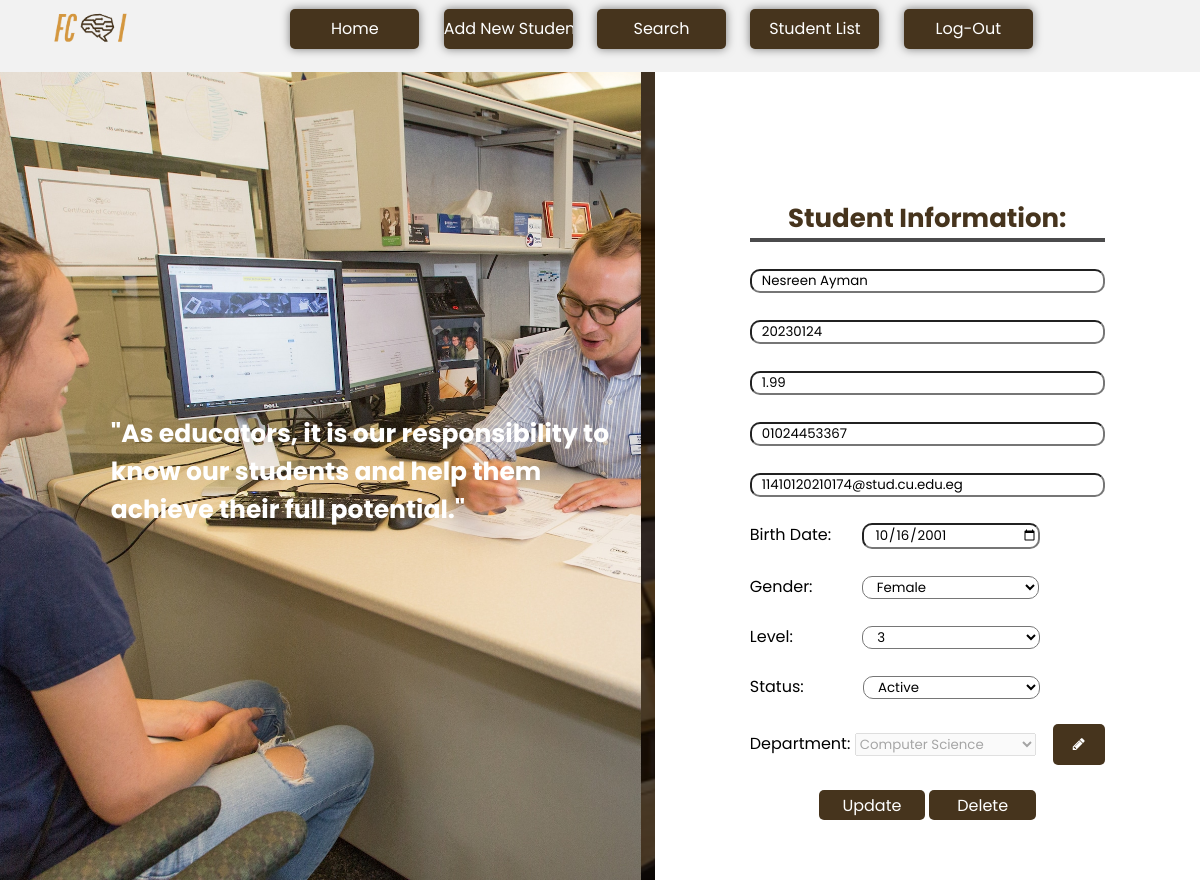
The page /StudentInfo/7/ on the database as committed earlier.
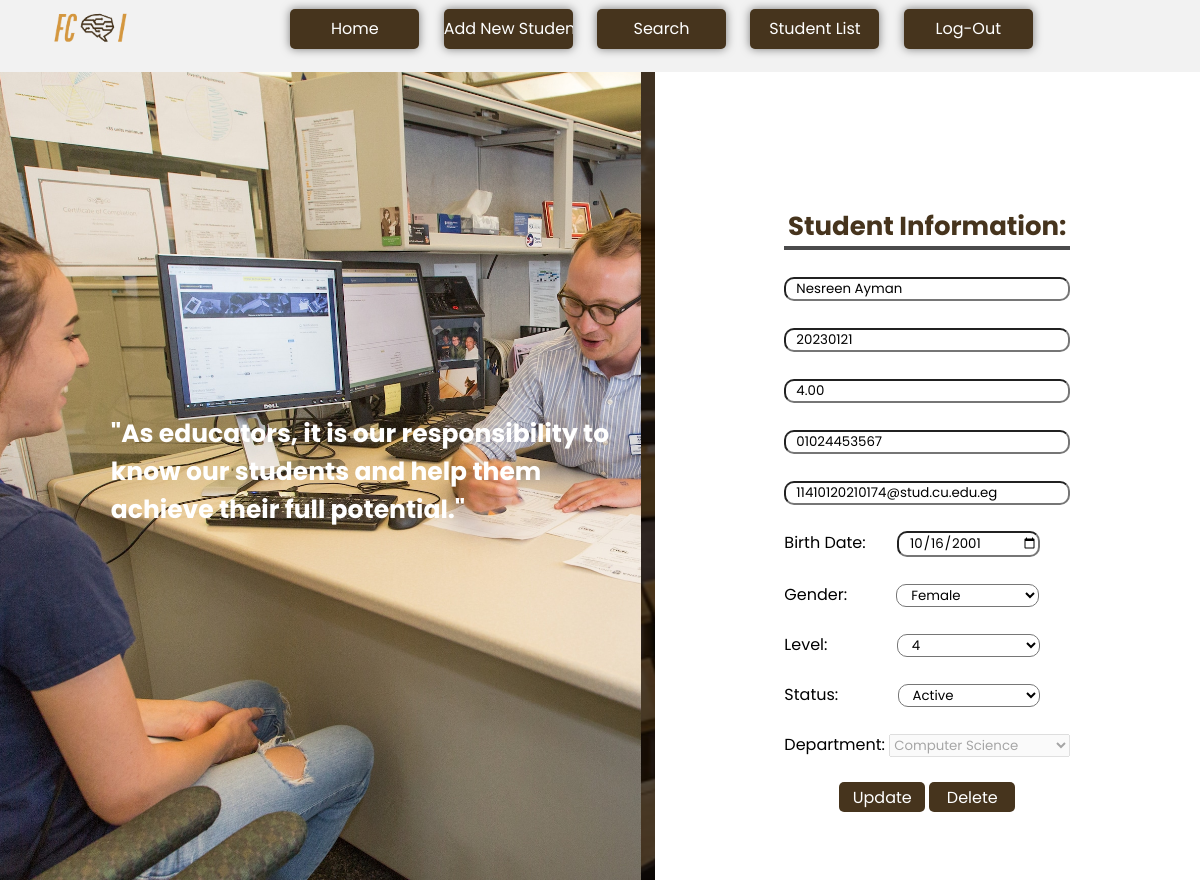
The same page on the database as committed later.
### Students/models.py (models this page shows, shortened)
class Student(models.Model):
    Gender_Choices=[
        ('Select Gender','Select Gender'),
        ('Male','Male'),
        ('Female','Female')
    ]
    Status_Choices=[
        ('Select Status','Select Status'),
        ('Active','Active'),
        ('Inactive','Inactive')
    ]
    Level_Choices=[
        ('Select Level','Select Level'),
        ('1','1'),
        ('2','2'),
        ('3','3'),
        ('4','4')
    ]
    Dept_Choices=[
        ('Select Dept','Select Dept'),
        ('General','General'),
        ('Computer Science', 'Computer Science'),
        ('Information Systems', 'Information Systems'),
        ('Artificial Intelligence', 'Artificial Intelligence'),
        ('Information Technology', 'Information Technology'),
        ('Data Scince','Data Scince'),
        ('CyberSecurity','CyberSecurity'),
        ('BioInformatics','BioInformatics'),
        ('Decision Support','Decision Support'),
        ('Scientific Computing','Scientific Computing')
    ]
    name = models.CharField(max_length=50)
    student_id = models.CharField(max_length=8, unique=True)
    gpa = models.DecimalField(max_digits=3, decimal_places=2)
    phone_number = models.CharField(max_length=11)
    email = models.EmailField()
    birth_date = models.DateField()
    gender = models.CharField(max_length=13, choices=Gender_Choices)
    level = models.IntegerField(choices=Level_Choices)
    status = models.CharField(max_length=13, choices=Status_Choices)
    department = models.CharField(max_length=23, choices=Dept_Choices)

### Students/views.py (the view)
# urls.py: path('StudentInfo/<int:student_id>/',
def StudentInfo(request, student_id):
    student = get_object_or_404(Student, id=student_id)
    context = {
        'student': student,
    }
    return render(request, 'studentinfo.html', context)

### Students/templates/studentinfo.html (shortened to what this page needs)
{% load static %}
<!DOCTYPE html>
<html lang="en">
<head>
    <link rel="stylesheet" type="text/css" href="{% static 'css/studentinfo.css' %}">
</head>
<body>
<link rel="stylesheet" href="https://cdnjs.cloudflare.com/ajax/libs/font-awesome/4.7.0/css/font-awesome.min.css">
<div class="nav-container">
    <div class="navbar">
        <div class="logo">
            <a href=" url 'after_login' ">
                <img src="{% static 'img/ourlogo-removebg-preview.png'%}">
            </a>
        </div>
        <div class="menu-icons">
            <div class="button-container">
                <a href="{% url 'AfterLogin' %}"><input type="button" value="Home"></a>
                <a href="{% url 'AddStudentPage' %}"><input type="button" value="Add New Student"></a>
                <a href="{% url 'search' %}"><input type="button" value="Search"></a>
                <a href="{% url 'ListStudentPage' %}"><input type="button" value="Student List"></a>
                <a href="{% url 'HomePage' %}"><input type="button" value="Log-Out"></a>
            </div>
        </div>
    </div>
</div>
<section>
    <div class="imgbx">
        <img src="{% static 'img/st.jpg' %}" id="bgimg">
    </div>
    <div class="overlay">
        <h2 style="position:absolute; top:50%; left:30%; transform:translate(-50%,-50%);font-size: 25px; color:white;">
            "As educators, it is our responsibility to <br> know our students and help them <br> achieve their full
            potential."</h2>
    </div>
    <div class="form-box">
        <div class="form-value">
            <form  onsubmit="return validation()" action="{% url 'update_student' student_id=student.id %}" method="post" style="display:inline;">
                <div>
                    <br><br><br>
                    <p id="info"><b> Student Information:</b></p>
                </div>
                    <br>
                    <div class="Add">
                        <input type="text" id="name" name="name" required placeholder="Name" value="{{ student.name }}">
                    </div>
                    <br>
                    <div class="Add">
                        <input type="text" id="ID" name="ID" required placeholder="ID" value="{{ student.student_id }}">
                    </div>
                    <br>
                    <div class="Add">
                        <input type="text" id="GPA" name="GPA" required placeholder="GPA" value="{{ student.gpa }}">
                    </div>
                    <br>
                    <div class="Add">
                        <input type="tel" id="phoneno" name="phoneno" required placeholder="Phone Number" value="{{ student.phone_number }}">
                    </div>
                    <br>
                    <div>
                        <input type="text" id="email" name="email" placeholder="Email in this format: Student@stud.uniabb.edu.eg" required value="{{ student.email }}">
                    </div>
                    <br>
                    <div>
                        <label for="date">Birth Date:</label>
                        <input type="date" id="date" name="date" value="{{  student.birth_date|date:'Y-m-d' }}" required>
                    </div>
                    <br>
                    <label for="Gender">Gender:  </label>
                    <select id="Gender" name="Gender">
                        <option value="Female" {% if student.gender == 'Female' %}selected{% endif %}> Female </option>
                    </select>
                    <br><br>
                    <label for="Level">Level:  </label>
                    <select id="Level" name="Level">
                    <option value="3" {% if student.level == 3 %}selected{% endif %}> 3 </option>
                    <option value="4" {% if student.level == 4 %}selected{% endif %}> 4 </option>
                    </select>
                    <br><br>
                    <label for="status">Status:  </label>
                    <select id="status" name="status">
                        <option value="Active" {% if student.status == 'Active' %}selected{% endif %}> Active </option>
                    </select>
                    <br><br>
                    <label for="Department">Department:  </label>
                    <select id="Department" name="Department" disabled>
                        <option value="CS" {% if student.department == 'CS' %}selected{% endif %}>Computer Science</option>
                    </select>
                    {% if student.level == 3 %}
                    &nbsp;&nbsp;&nbsp;<a href="{% url 'SelectDepartmentPage' student_id=student.id %}" class="edit-button">
                        <i class="fa fa-pencil"></i>
                    </a>
                    {% endif %}
                    <br><br>
                    <div class="button-container">
                        <input type="submit" value="Update">
                    </form>
                        <form action="{% url 'delete_student' student_id=student.id %}" method="post" style="display:inline;"  id="delete-form">
                            <input type="submit" value="Delete">
                        </form>
                    </div>
            </div>
</section>
</body>
</body>
</html>

### Students/static/css/studentinfo.css (style rules this page uses)
* { margin: 0; padding: 0; box-sizing: border-box; font-family: 'Poppins', sans-serif; }
section { position: relative; width: 100%; height: 100vh; display: flex; }
section .imgbx { background: url("../img/shadeddesk.png"); position: relative; width: 60%; height: 101%; }
section .imgbx img { position: absolute; width: 98%; height: 100%; top: 0; left: 0; object-fit: cover; }
section .form-box { display: flex; justify-content: center; align-items: center; width: 50%; height: 100%; }
#info { color: #46341d; font-size: 26px; border-bottom: 4px solid #4b4b4c; text-align: center; }
::placeholder { color: black; }
input[type="text"], [type="tel"] { width: 100%; border-radius: 10px; padding-left: 10px; background-color: transparent; color: black; }
option { color: white; background-color: #46341d; }
#Gender, #Level, #status, #Departement, #date { color: black; background-color: transparent; width: 50%; border-radius: 10px; padding-left: 10px }
#Level { margin-left: 65px; }
#Gender { margin-left: 45px; }
#status { margin-left: 55px; }
#date { margin-left: 27px; }
input[type="submit"], input[type="reset"] { color: white; background-color: #46341d; border: none; height: 30px; width: 30%; border-radius: 5px; cursor: pointer; font-size: 16px; margin-top: 50px; }
.logo img { height: 70px; width: auto; margin-right: 100px; }
.navbar { width: 85%; display: flex; align-items: center; margin-top: 35px; margin-left: 35px; margin-right: 35px; }
.menu-icons { flex: 1; align-items: center; text-align: right; }
.nav-container { width: 100%; background-color: #f2f2f2; margin-top: -40px; padding-bottom: -30px; }
.menu-icons input { cursor: pointer; width: 200px; height: 50px; margin-left: 20px; border-radius: 10px; font-size: 30px; text-align: center; background: rgb(50, 53, 97); }
input[type="button"] { background-color: rgba(70, 52, 29, 255); color: white; border: none; width: 16%; height: 40px; border-radius: 5px; cursor: pointer; font-size: 16px; margin-top: 40px; box-shadow: 0px 0px 10px rgba(0, 0, 0, 0.5); }
.button-container { text-align: center; margin-top: -50px; }

Rows that differ between the two databases and show on the page:
changed Student "Nesreen Ayman": ID "20230124" → "20230121"; GPA "1.99" → "4.00"; phoneno "01024453367" → "01024453567"; Level "3" → "4"; level 3 → 4 (drawn)
